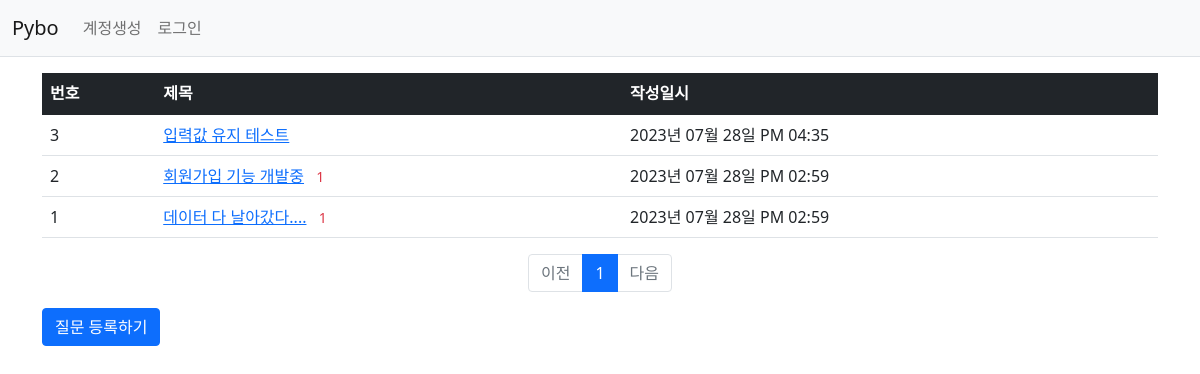
Page /question/list/ on the committed database.
### pybo/models.py (models this page shows)
class Question(db.Model):
    id = db.Column(db.Integer,primary_key = True)
    subject = db.Column(db.String(200), nullable = False)
    content = db.Column(db.Text(), nullable = False)
    create_date = db.Column(db.DateTime(), nullable = False)
    user_id = db.Column(db.Integer, db.ForeignKey('user.id', ondelete='CASCADE'), nullable=True,
                        )
    user = db.relationship('User', backref=db.backref('question_set'))

### pybo/views/question_views.py (the view)
@bp.route('/list/')
def _list():
    page = request.args.get('page', type=int, default=1)
    question_list = Question.query.order_by(Question.create_date.desc())
    question_list = question_list.paginate(page=page, per_page=10)
    return render_template('question/question_list.html', question_list=question_list)

### pybo/filter.py (called while the page is built)
def format_datetime(value, fmt='%Y년 %m월 %d일 %p %I:%M'):
    return value.strftime(fmt)

### pybo/views/auth_views.py (called while the page is built)
@bp.before_app_request
def load_logged_in_user():
    user_id = session.get('user_id')
    if user_id is None:
        g.user = None
    else:
        g.user = User.query.get(user_id)

### pybo/templates/question/question_list.html
{% extends 'base.html' %}
{% block content %}
<div class="container my-3">
    <table class="table">
        <thead>
        <tr class="table-dark">
            <th>번호</th>
            <th>제목</th>
            <th>작성일시</th>
        </tr>
        </thead>
        <tbody>
        {% if question_list %}
        {% for question in question_list.items %}
        <tr>
            <td>{{ question_list.total - ((question_list.page-1) * question_list.per_page) - loop.index0 }}</td>
            <td>
                <a href="{{ url_for('question.detail', question_id=question.id) }}">{{ question.subject }}</a>
                {% if question.answer_set|length > 0 %}
                <span class="text-danger small mx-2">{{ question.answer_set|length }}</span>
                {% endif %}
            </td>
            <td>{{ question.create_date|datetime }}</td>
        </tr>
        {% endfor %}
        {% else %}
        <tr>
            <td colspan="3">질문이 없습니다.</td>
        </tr>
        {% endif %}
        </tbody>
    </table>
    <ul class="pagination justify-content-center">
        {% if question_list.has_prev %}
        <li class="page-item">
            <a class="page-link" href="?page={{ question_list.prev_num }}">이전</a>
        </li>
        {% else %}
        <li class="page-item disabled">
            <a class="page-link" tabindex="-1" aria-disabled="true" href="javascript:void(0)">이전</a>
        </li>
        {% endif %}
        {% for page_num in question_list.iter_pages() %}
        {% if page_num %}
        {% if page_num != question_list.page %}
        <li class="page-item">
            <a class="page-link" href="?page={{ page_num }}">{{ page_num }}</a>
        </li>
        {% else %}
        <li class="page-item active" aria-current="page">
            <a class="page-link" href="javascript:void(0)">{{ page_num }}</a>
        </li>
        {% endif %}
        {% else %}
        <li class="disabled">
            <a class="page-link" href="javascript:void(0)">...</a>
        </li>
        {% endif %}
        {% endfor %}
        {% if question_list.has_next %}
        <li class="page-item">
            <a class="page-link" href="?page={{ question_list.next_num }}">다음</a>
        </li>
        {% else %}
        <li class="page-item disabled">
            <a class="page-link" tabindex="-1" aria-disabled="true" href="javascript:void(0)">다음</a>
        </li>
        {% endif %}
    </ul>
    <a href="{{ url_for('question.create') }}" class="btn btn-primary">질문 등록하기</a>
</div>
{% endblock %}

### pybo/templates/base.html (shortened to what this page needs)
<!doctype html>
<html lang="ko">
<head>
    <link rel="stylesheet" href="{{ url_for('static',filename='bootstrap.min.css') }}">
    <link rel="stylesheet" href="{{ url_for('static',filename='style.css') }}">
</head>
<body>
{% include "navbar.html" %}
{% block content %}
{% endblock %}
</body>
</html>

### pybo/templates/navbar.html (shortened to what this page needs)
<nav class="navbar navbar-expand-lg navbar-light bg-light border-bottom">
    <div class="container-fluid">
        <a class="navbar-brand" href="{{ url_for('main.index') }}">Pybo</a>
        <div class="collapse navbar-collapse" id="navbarSupportedContent">
            {% if g.user %}
            <ul class="navbar-nav">
                <li class="nav-item">
                    <a href="{{ url_for('auth.logout') }}" class="nav-link">{{ g.user.username }} (로그아웃)</a>
                </li>
            </ul>
            {% else %}
            <ul class="navbar-nav me-auto mb-2 mb-lg-0">
                <li class="nav-item">
                    <a class="nav-link" href="{{ url_for('auth.signup') }}">계정생성</a>
                </li>
                <li class="nav-item">
                    <a class="nav-link" href="{{ url_for('auth.login') }}">로그인</a>
                </li>
            </ul>
            {% endif %}
        </div>
    </div>
</nav>

### rows in the picture
Question: id "3", subject "입력값 유지 테스트", create_date "2023년 07월 28일 PM 04:35"
Question: id "2", subject "회원가입 기능 개발중", answer_set|length "1", create_date "2023년 07월 28일 PM 02:59"
Question: total "1", subject "데이터 다 날아갔다....", answer_set|length "1", create_date "2023년 07월 28일 PM 02:59"

### other values in the picture
{{ page_num }} "1"
